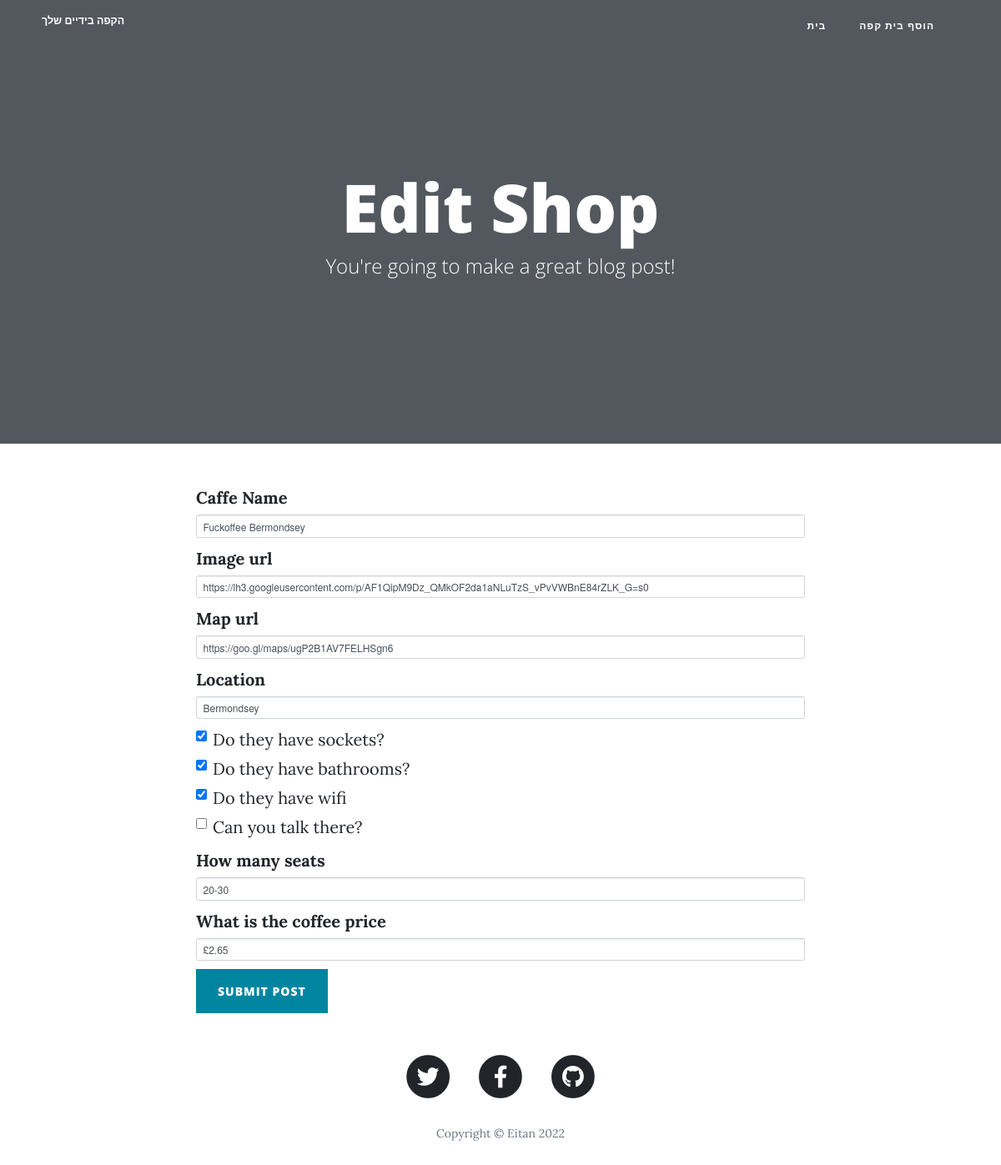
The app's page /edit_shop/5 with its own data.
### main.py (models this page shows)
class CafeShops(db.Model):
    __tablename__ = "cafe"
    id = db.Column(db.Integer, primary_key=True)
    name = db.Column(db.String(250), unique=True, nullable=False)
    img_url = db.Column(db.String(250), nullable=False)
    map_url = db.Column(db.String(250), nullable=False)
    location = db.Column(db.String(250), nullable=False)
    has_sockets = db.Column(db.Boolean, nullable=False)
    has_toilet = db.Column(db.Boolean, nullable=False)
    has_wifi = db.Column(db.Boolean, nullable=False)
    can_take_calls = db.Column(db.Boolean, nullable=False)
    seats = db.Column(db.String(250), nullable=False)
    coffee_price = db.Column(db.String(250), nullable=False)

### main.py (the view, shortened to what this page needs)
@app.route("/edit_shop/<int:shop_id>", methods=["GET", "POST"])
def edit_shop(shop_id):
    shop = CafeShops.query.get(shop_id)
    edit_form = CreatePostForm(
        name=shop.name,
        img_url=shop.img_url,
        map_url=shop.map_url,
        location=shop.location,
        has_sockets=shop.has_sockets,
        has_toilet=shop.has_toilet,
        has_wifi=shop.has_wifi,
        can_take_calls=shop.can_take_calls,
        seats=shop.seats,
        coffee_price=shop.coffee_price,
    )
    return render_template("new_shop.html", is_edit=True, form=edit_form, now=now)

### main.py
class CreatePostForm(FlaskForm):
    name = StringField("Caffe Name", validators=[DataRequired()])
    img_url = StringField("Image url", validators=[DataRequired()])
    map_url = StringField("Map url", validators=[DataRequired()])
    location = StringField("Location", validators=[DataRequired()])
    has_sockets = BooleanField("Do they have sockets?")
    has_toilet = BooleanField("Do they have bathrooms?")
    has_wifi = BooleanField("Do they have wifi")
    can_take_calls = BooleanField("Can you talk there?")
    seats = StringField("How many seats", validators=[DataRequired()])
    coffee_price = StringField("What is the coffee price", validators=[DataRequired()])
    submit = SubmitField("Submit Post")

### templates/new_shop.html (shortened to what this page needs)
{% extends 'bootstrap/base.html' %}
{% import "bootstrap/wtf.html" as wtf %}
{% block content %}
{% include "header.html" %}
  <header class="masthead" style="background-image: none">
    <div class="overlay"></div>
    <div class="container">
      <div class="row">
        <div class="col-lg-8 col-md-10 mx-auto">
          <div class="page-heading">
            {% if is_edit: %}
              <h1>Edit Shop</h1>
            {% else: %}
              <h1>New Caffe shop</h1>
            {% endif %}
            <span class="subheading">You're going to make a great blog post!</span>
          </div>
        </div>
      </div>
    </div>
  </header>
  <div class="container">
    <div class="row">
      <div class="col-lg-8 col-md-10 mx-auto">
        {{ wtf.quick_form(form, novalidate=True, button_map={'submit': 'primary'}) }}
      </div>
    </div>
  </div>
{% include "footer.html" %}
{% endblock %}

### records on screen
CafeShops: name "Fuckoffee Bermondsey", img_url "https://lh3.googleusercontent.com/p/AF1QipM9Dz_QMkOF2da1aNLuTzS_vPvVWBnE84rZLK_G=s0", map_url "https://goo.gl/maps/ugP2B1AV7FELHSgn6", location "Bermondsey", has_sockets "☑", has_toilet "☑", has_wifi "☑", seats "20-30", coffee_price "£2.65"

### other values on screen
{{ now.year }} "2022"
